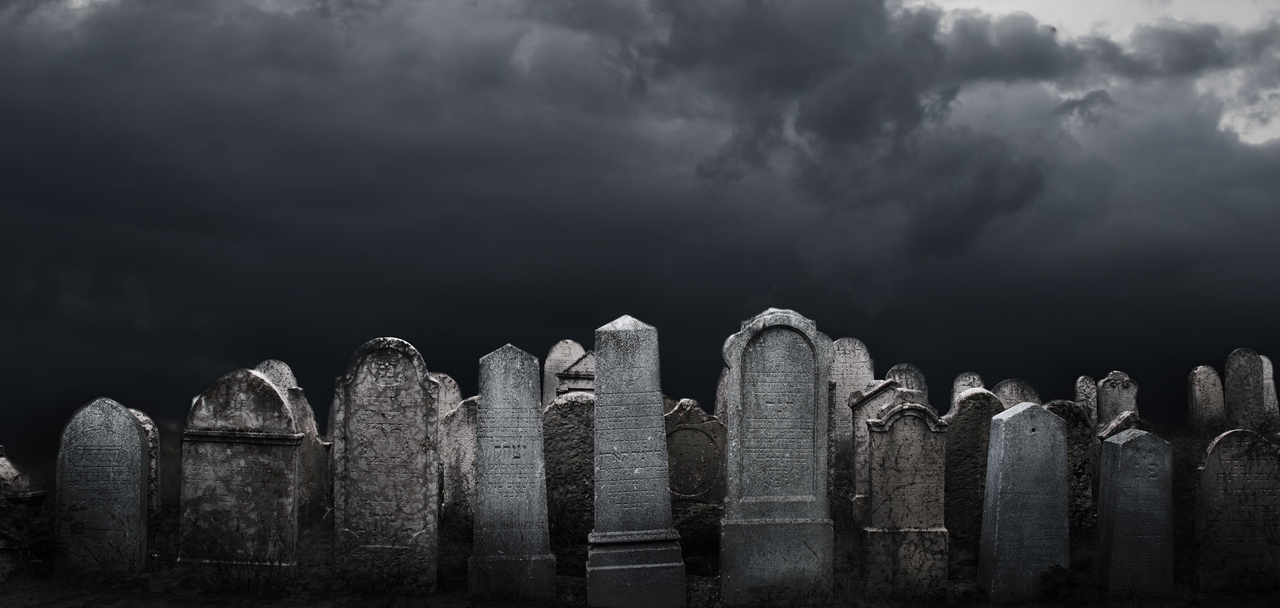

Tiled map render using the project's own tile images. Description and the whole map definition, tile-layer contents included, below:
An orthogonal 40x19 tile map with 32x32 px tiles, 1 tile layer (Background) and 1 object.

<map version="1.0" tiledversion="1.1.5" orientation="orthogonal" renderorder="right-down" width="40" height="19" tilewidth="32" tileheight="32" infinite="0" nextobjectid="4">
 <tileset firstgid="1" name="LoseCondition" tilewidth="32" tileheight="32" tilecount="840" columns="42">
  <image source="LoseCondition.jpg" width="1356" height="668" />
 </tileset>
 <layer name="Background" width="40" height="19">
  <data encoding="csv">
1,2,3,4,5,6,7,8,9,10,11,12,13,14,15,16,17,18,19,20,21,22,23,24,25,26,27,28,29,30,31,32,33,34,35,36,37,38,39,40,
43,44,45,46,47,48,49,50,51,52,53,54,55,56,57,58,59,60,61,62,63,64,65,66,67,68,69,70,71,72,73,74,75,76,77,78,79,80,81,82,
85,86,87,88,89,90,91,92,93,94,95,96,97,98,99,100,101,102,103,104,105,106,107,108,109,110,111,112,113,114,115,116,117,118,119,120,121,122,123,124,
127,128,129,130,131,132,133,134,135,136,137,138,139,140,141,142,143,144,145,146,147,148,149,150,151,152,153,154,155,156,157,158,159,160,161,162,163,164,165,166,
169,170,171,172,173,174,175,176,177,178,179,180,181,182,183,184,185,186,187,188,189,190,191,192,193,194,195,196,197,198,199,200,201,202,203,204,205,206,207,208,
211,212,213,214,215,216,217,218,219,220,221,222,223,224,225,226,227,228,229,230,231,232,233,234,235,236,237,238,239,240,241,242,243,244,245,246,247,248,249,250,
253,254,255,256,257,258,259,260,261,262,263,264,265,266,267,268,269,270,271,272,273,274,275,276,277,278,279,280,281,282,283,284,285,286,287,288,289,290,291,292,
295,296,297,298,299,300,301,302,303,304,305,306,307,308,309,310,311,312,313,314,315,316,317,318,319,320,321,322,323,324,325,326,327,328,329,330,331,332,333,334,
337,338,339,340,341,342,343,344,345,346,347,348,349,350,351,352,353,354,355,356,357,358,359,360,361,362,363,364,365,366,367,368,369,370,371,372,373,374,375,376,
379,380,381,382,383,384,385,386,387,388,389,390,391,392,393,394,395,396,397,398,399,400,401,402,403,404,405,406,407,408,409,410,411,412,413,414,415,416,417,418,
421,422,423,424,425,426,427,428,429,430,431,432,433,434,435,436,437,438,439,440,441,442,443,444,445,446,447,448,449,450,451,452,453,454,455,456,457,458,459,460,
463,464,465,466,467,468,469,470,471,472,473,474,475,476,477,478,479,480,481,482,483,484,485,486,487,488,489,490,491,492,493,494,495,496,497,498,499,500,501,502,
505,506,507,508,509,510,511,512,513,514,515,516,517,518,519,520,521,522,523,524,525,526,527,528,529,530,531,532,533,534,535,536,537,538,539,540,541,542,543,544,
547,548,549,550,551,552,553,554,555,556,557,558,559,560,561,562,563,564,565,566,567,568,569,570,571,572,573,574,575,576,577,578,579,580,581,582,583,584,585,586,
589,590,591,592,593,594,595,596,597,598,599,600,601,602,603,604,605,606,607,608,609,610,611,612,613,614,615,616,617,618,619,620,621,622,623,624,625,626,627,628,
631,632,633,634,635,636,637,638,639,640,641,642,643,644,645,646,647,648,649,650,651,652,653,654,655,656,657,658,659,660,661,662,663,664,665,666,667,668,669,670,
673,674,675,676,677,678,679,680,681,682,683,684,685,686,687,688,689,690,691,692,693,694,695,696,697,698,699,700,701,702,703,704,705,706,707,708,709,710,711,712,
715,716,717,718,719,720,721,722,723,724,725,726,727,728,729,730,731,732,733,734,735,736,737,738,739,740,741,742,743,744,745,746,747,748,749,750,751,752,753,754,
757,758,759,760,761,762,763,764,765,766,767,768,769,770,771,772,773,774,775,776,777,778,779,780,781,782,783,784,785,786,787,788,789,790,791,792,793,794,795,796
</data>
 </layer>
 <objectgroup name="Opitions">
  <object id="2" x="215" y="40" width="888" height="200">
   <text fontfamily="Algerian" pixelsize="144" wrap="1" color="#c30000">OFF TO HELL!</text>
  </object>
 </objectgroup>
</map>
